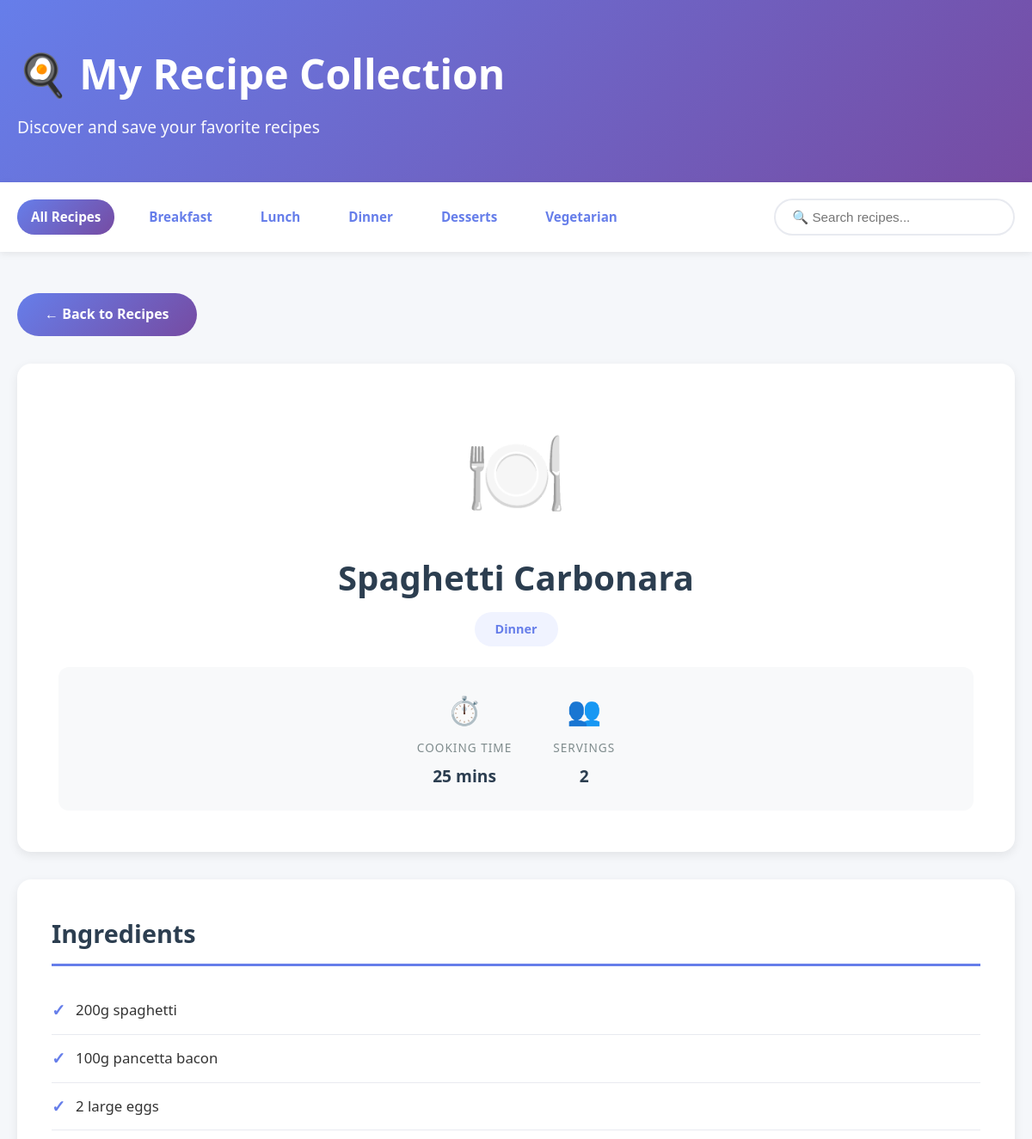
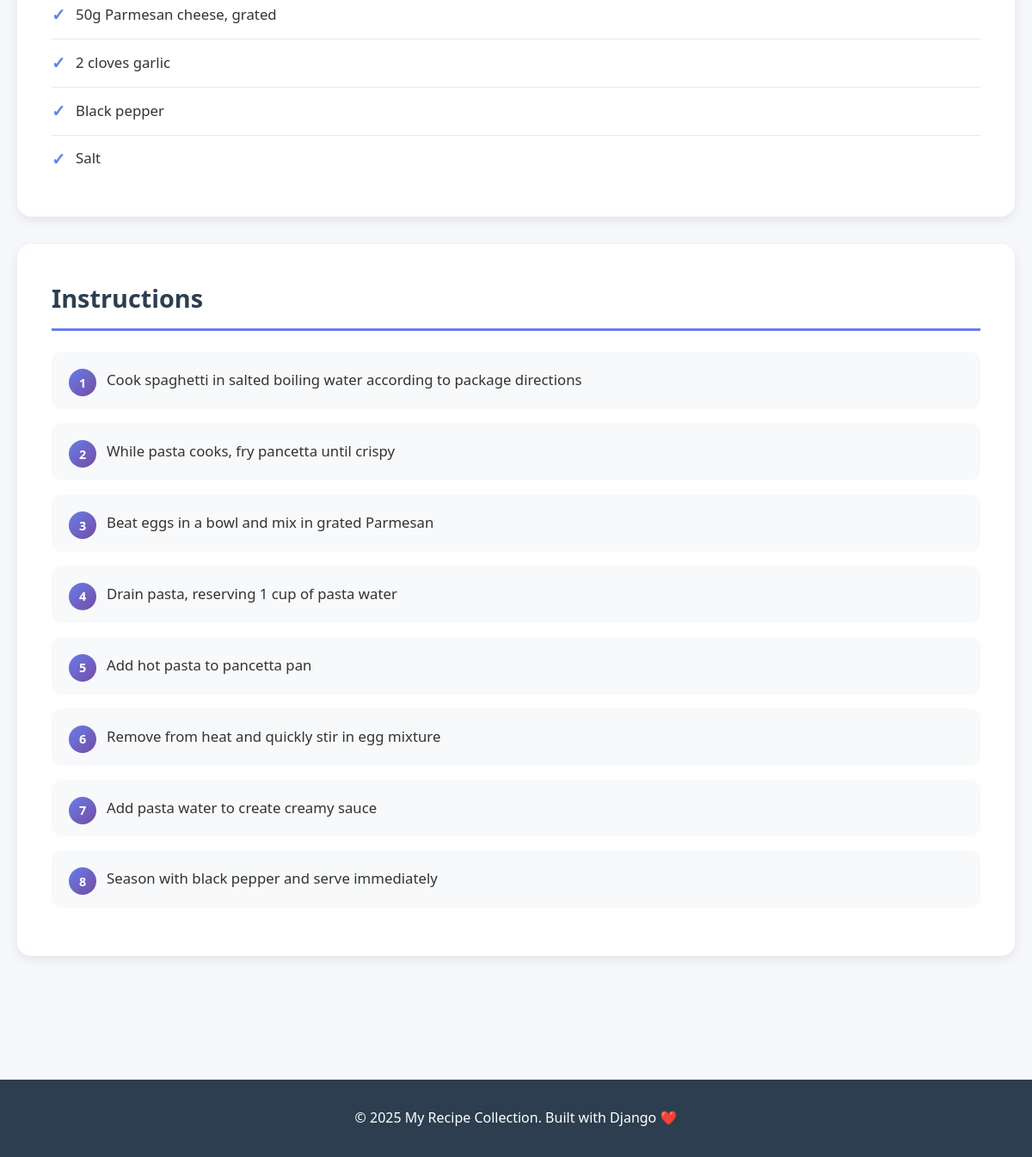
The app's page /recipe/2/ with its own data (2 pictures, top to bottom).
### recipes/models.py (models this page shows, shortened)
class Recipe(models.Model):
    CATEGORY_CHOICES = [
        ('breakfast', 'Breakfast'),
        ('lunch', 'Lunch'),
        ('dinner', 'Dinner'),
        ('desserts', 'Desserts'),
        ('vegetarian', 'Vegetarian'),
    ]
    title = models.CharField(max_length=200)
    category = models.CharField(max_length=20, choices=CATEGORY_CHOICES)
    cooking_time = models.IntegerField(help_text="Time in minutes")
    servings = models.IntegerField()
    ingredients = models.TextField(help_text="Enter each ingredient on a new line")
    instructions = models.TextField(help_text="Enter cooking instructions, one step per line")
    emoji = models.CharField(max_length=10, default="🍽️", help_text="Emoji for the recipe")
    created_at = models.DateTimeField(auto_now_add=True)
    class Meta:
        ordering = ['-created_at']
    def get_ingredients_list(self):
        return [ing.strip() for ing in self.ingredients.split('\n') if ing.strip()]
    def get_instructions_list(self):
        return [inst.strip() for inst in self.instructions.split('\n') if inst.strip()]

### recipes/views.py (the view)
# urls.py: path('recipe/<int:pk>/', views.recipe_detail, name='recipe_detail'),
def recipe_detail(request, pk):
    recipe = get_object_or_404(Recipe, pk=pk)
    return render(request, 'recipes/recipe_detail.html', {'recipe': recipe})

### recipes/templates/recipes/recipe_detail.html (shortened to what this page needs)
{% extends 'recipes/base.html' %}
{% block content %}
<div class="container">
    <a href="{% url 'recipes:recipe_list' %}" class="back-button">← Back to Recipes</a>
    <div class="recipe-header">
        <div class="recipe-emoji">{{ recipe.emoji }}</div>
        <h1 class="recipe-title-detail">{{ recipe.title }}</h1>
        <div class="category-container">
            <span class="recipe-category-detail">{{ recipe.category }}</span>
        </div>
        <div class="recipe-meta-detail">
            <div class="meta-item-detail">
                <span class="meta-icon">⏱️</span>
                <span class="meta-label">Cooking Time</span>
                <span class="meta-value">{{ recipe.cooking_time }} mins</span>
            </div>
            <div class="meta-item-detail">
                <span class="meta-icon">👥</span>
                <span class="meta-label">Servings</span>
                <span class="meta-value">{{ recipe.servings }}</span>
            </div>
        </div>
    </div>
    <div class="recipe-section">
        <h2 class="section-heading">Ingredients</h2>
        <ul class="ingredients-list">
            {% for ingredient in recipe.get_ingredients_list %}
                <li>{{ ingredient }}</li>
            {% endfor %}
        </ul>
    </div>
    <div class="recipe-section">
        <h2 class="section-heading">Instructions</h2>
        <ol class="instructions-list">
            {% for instruction in recipe.get_instructions_list %}
                <li>{{ instruction }}</li>
            {% endfor %}
        </ol>
    </div>
</div>
{% endblock %}

### recipes/templates/recipes/base.html (style rules this page uses)
* { margin: 0; padding: 0; box-sizing: border-box; }
body { font-family: 'Segoe UI', Tahoma, Geneva, Verdana, sans-serif; background-color: #f5f7fa; color: #333; line-height: 1.6; }
.container { max-width: 1200px; margin: 0 auto; padding: 0 20px; }
h1 { font-size: 3rem; margin-bottom: 0.5rem; font-weight: 700; }

### recipes/templates/recipes/recipe_detail.html (style rules this page uses)
.recipe-header { background: white; border-radius: 16px; padding: 3rem; margin-bottom: 2rem; box-shadow: 0 4px 12px rgba(0,0,0,0.08); }
.recipe-emoji { font-size: 6rem; text-align: center; margin-bottom: 1.5rem; }
.recipe-title-detail { font-size: 2.5rem; font-weight: 700; color: #2c3e50; text-align: center; margin-bottom: 1rem; line-height: 1.2; }
.recipe-category-detail { display: inline-block; background: #f0f3ff; color: #667eea; padding: 0.5rem 1.5rem; border-radius: 25px; font-size: 0.9rem; font-weight: 600; text-transform: capitalize; }
.category-container { text-align: center; margin-bottom: 1.5rem; }
.recipe-meta-detail { display: flex; justify-content: center; gap: 3rem; padding: 1.5rem; background: #f8f9fa; border-radius: 12px; margin-top: 1.5rem; }
.meta-item-detail { display: flex; flex-direction: column; align-items: center; gap: 0.5rem; }
.meta-icon { font-size: 2rem; }
.meta-label { font-size: 0.85rem; color: #7f8c8d; text-transform: uppercase; letter-spacing: 1px; }
.meta-value { font-size: 1.2rem; font-weight: 700; color: #2c3e50; }
.recipe-section { background: white; border-radius: 16px; padding: 2.5rem; margin-bottom: 2rem; box-shadow: 0 4px 12px rgba(0,0,0,0.08); }
.section-heading { font-size: 1.8rem; font-weight: 700; color: #2c3e50; margin-bottom: 1.5rem; padding-bottom: 0.75rem; border-bottom: 3px solid #667eea; }
.ingredients-list { list-style: none; padding: 0; }
.ingredients-list li { padding: 0.75rem 0; border-bottom: 1px solid #e8eaf0; display: flex; align-items: center; gap: 0.75rem; font-size: 1.05rem; }
.ingredients-list li:before { content: "✓"; color: #667eea; font-weight: bold; font-size: 1.2rem; flex-shrink: 0; }
.ingredients-list li:last-child { border-bottom: none; }
.instructions-list { counter-reset: step-counter; list-style: none; padding: 0; }
.instructions-list li { counter-increment: step-counter; padding: 1.25rem; padding-left: 4rem; margin-bottom: 1rem; background: #f8f9fa; border-radius: 12px; position: relative; font-size: 1.05rem; line-height: 1.6; }
.instructions-list li:before { content: counter(step-counter); position: absolute; left: 1.25rem; top: 1.25rem; background: linear-gradient(135deg, #667eea 0%, #764ba2 100%); color: white; width: 2rem; height: 2rem; border-radius: 50%; display: flex; align-items: center; justify-content: center; font-weight: 700; font-size: 0.9rem; }
.back-button { display: inline-block; background: linear-gradient(135deg, #667eea 0%, #764ba2 100%); color: white; padding: 0.75rem 2rem; border-radius: 25px; text-decoration: none; font-weight: 600; transition: transform 0.3s, box-shadow 0.3s; margin-bottom: 2rem; }

### records on screen
Recipe: emoji "🍽️", title "Spaghetti Carbonara", category "Dinner", cooking_time "25", servings "2"

### other values on screen
{{ ingredient }} "200g spaghetti" "100g pancetta bacon" "2 large eggs" "50g Parmesan cheese, grated" "2 cloves garlic" "Black pepper" "Salt"
{{ instruction }} "Cook spaghetti in salted boiling water according to package directions" "While pasta cooks, fry pancetta until crispy" "Beat eggs in a bowl and mix in grated Parmesan" "Drain pasta, reserving 1 cup of pasta water" "Add hot pasta to pancetta pan" "Remove from heat and quickly stir in egg mixture" "Add pasta water to create creamy sauce" "Season with black pepper and serve immediately"
